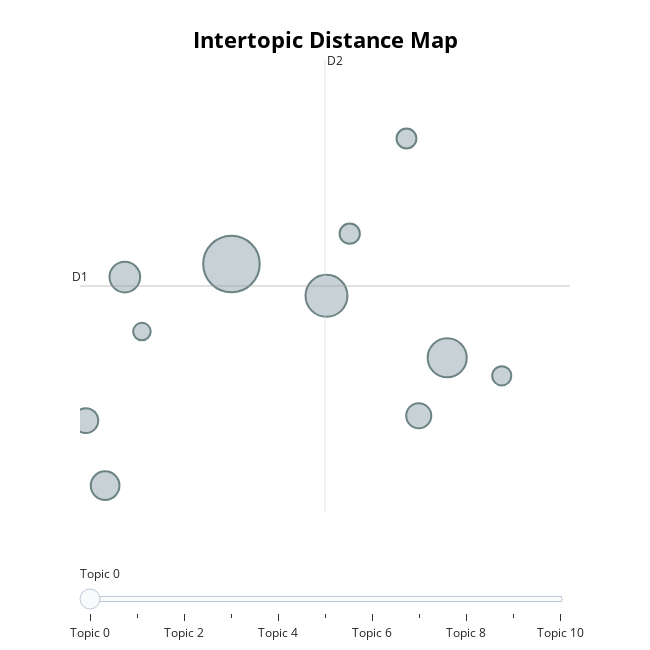

Notebook cell for this chart:
### Code cell
fig = topic_model.visualize_topics(custom_labels = True)
fig.show()
fig.write_image("images/wp_intertopic_distances.pdf")

### Figure 1 — Plotly figure (JSON) as saved in the notebook; plotly's stock layout.template omitted (floating-point values rounded to 4 significant figures)
{"data": [{"customdata": [[0, "Automation and Labour", 218], [1, "Finance and Banking", 104], [2, "Policy, Systems and Global Governance", 120], [3, "Business Adoption", 64], [4, "Generative AI", 56], [5, "Investment and Capital", 43], [6, "Healthcare & Medicine", 27], [7, "Patents and Innovation", 28], [8, "Decision-Making", 42], [9, "Customer Service Chatbots", 21], [10, "Ethics and Bias", 25]], "hovertemplate": "<b>Topic %{customdata[0]}</b><br>%{customdata[1]}<br>Size: %{customdata[2]}", "legendgroup": "", "marker": {"color": "#B0BEC5", "line": {"color": "DarkSlateGrey", "width": 2}, "size": [218, 104, 120, 64, 56, 43, 27, 28, 42, 21, 25], "sizemode": "area", "sizeref": 0.1363, "symbol": "circle"}, "mode": "markers", "name": "", "orientation": "v", "showlegend": false, "type": "scatter", "x": [1.787, 3.875, 2.707, 0.7541, 0.5634, 3.6, 3.481, 2.931, 0.3768, 0.9197, 4.403], "xaxis": "x", "y": [2.69, 2.055, 2.475, 2.601, 1.191, 1.663, 3.539, 2.895, 1.631, 2.233, 1.933], "yaxis": "y"}], "layout": {"annotations": [{"showarrow": false, "text": "D1", "x": 0.3203, "y": 2.541, "yshift": 10}, {"showarrow": false, "text": "D2", "x": 2.692, "xshift": 10, "y": 4.07}], "height": 650, "hoverlabel": {"bgcolor": "white", "font": {"family": "Rockwell", "size": 16}}, "legend": {"itemsizing": "constant", "tracegroupgap": 0}, "margin": {"t": 60}, "shapes": [{"line": {"color": "#CFD8DC", "width": 2}, "type": "line", "x0": 2.692, "x1": 2.692, "y0": 1.012, "y1": 4.07}, {"line": {"color": "#9E9E9E", "width": 2}, "type": "line", "x0": 0.3203, "x1": 5.064, "y0": 2.541, "y1": 2.541}], "sliders": [{"active": 0, "pad": {"t": 50}, "steps": [{"args": [{"marker.color": [["red", "#B0BEC5", "#B0BEC5", "#B0BEC5", "#B0BEC5", "#B0BEC5", "#B0BEC5", "#B0BEC5", "#B0BEC5", "#B0BEC5", "#B0BEC5"]]}], "label": "Topic 0", "method": "update"}, {"args": [{"marker.color": [["#B0BEC5", "red", "#B0BEC5", "#B0BEC5", "#B0BEC5", "#B0BEC5", "#B0BEC5", "#B0BEC5", "#B0BEC5", "#B0BEC5", "#B0BEC5"]]}], "label": "Topic 1", "method": "update"}, {"args": [{"marker.color": [["#B0BEC5", "#B0BEC5", "red", "#B0BEC5", "#B0BEC5", "#B0BEC5", "#B0BEC5", "#B0BEC5", "#B0BEC5", "#B0BEC5", "#B0BEC5"]]}], "label": "Topic 2", "method": "update"}, {"args": [{"marker.color": [["#B0BEC5", "#B0BEC5", "#B0BEC5", "red", "#B0BEC5", "#B0BEC5", "#B0BEC5", "#B0BEC5", "#B0BEC5", "#B0BEC5", "#B0BEC5"]]}], "label": "Topic 3", "method": "update"}, {"args": [{"marker.color": [["#B0BEC5", "#B0BEC5", "#B0BEC5", "#B0BEC5", "red", "#B0BEC5", "#B0BEC5", "#B0BEC5", "#B0BEC5", "#B0BEC5", "#B0BEC5"]]}], "label": "Topic 4", "method": "update"}, {"args": [{"marker.color": [["#B0BEC5", "#B0BEC5", "#B0BEC5", "#B0BEC5", "#B0BEC5", "red", "#B0BEC5", "#B0BEC5", "#B0BEC5", "#B0BEC5", "#B0BEC5"]]}], "label": "Topic 5", "method": "update"}, {"args": [{"marker.color": [["#B0BEC5", "#B0BEC5", "#B0BEC5", "#B0BEC5", "#B0BEC5", "#B0BEC5", "red", "#B0BEC5", "#B0BEC5", "#B0BEC5", "#B0BEC5"]]}], "label": "Topic 6", "method": "update"}, {"args": [{"marker.color": [["#B0BEC5", "#B0BEC5", "#B0BEC5", "#B0BEC5", "#B0BEC5", "#B0BEC5", "#B0BEC5", "red", "#B0BEC5", "#B0BEC5", "#B0BEC5"]]}], "label": "Topic 7", "method": "update"}, {"args": [{"marker.color": [["#B0BEC5", "#B0BEC5", "#B0BEC5", "#B0BEC5", "#B0BEC5", "#B0BEC5", "#B0BEC5", "#B0BEC5", "red", "#B0BEC5", "#B0BEC5"]]}], "label": "Topic 8", "method": "update"}, {"args": [{"marker.color": [["#B0BEC5", "#B0BEC5", "#B0BEC5", "#B0BEC5", "#B0BEC5", "#B0BEC5", "#B0BEC5", "#B0BEC5", "#B0BEC5", "red", "#B0BEC5"]]}], "label": "Topic 9", "method": "update"}, {"args": [{"marker.color": [["#B0BEC5", "#B0BEC5", "#B0BEC5", "#B0BEC5", "#B0BEC5", "#B0BEC5", "#B0BEC5", "#B0BEC5", "#B0BEC5", "#B0BEC5", "red"]]}], "label": "Topic 10", "method": "update"}]}], "title": {"font": {"color": "Black", "size": 22}, "text": "<b>Intertopic Distance Map</b>", "x": 0.5, "xanchor": "center", "y": 0.95, "yanchor": "top"}, "width": 650, "xaxis": {"anchor": "y", "domain": [0, 1], "range": [0.3203, 5.064], "title": {"text": ""}, "visible": false}, "yaxis": {"anchor": "x", "domain": [0, 1], "range": [1.012, 4.07], "title": {"text": ""}, "visible": false}}}
